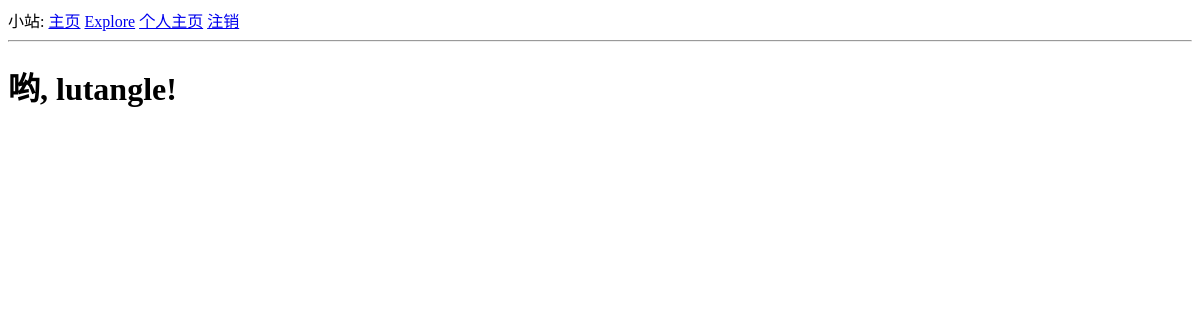
The page /explore (signed in) on the database as committed earlier.
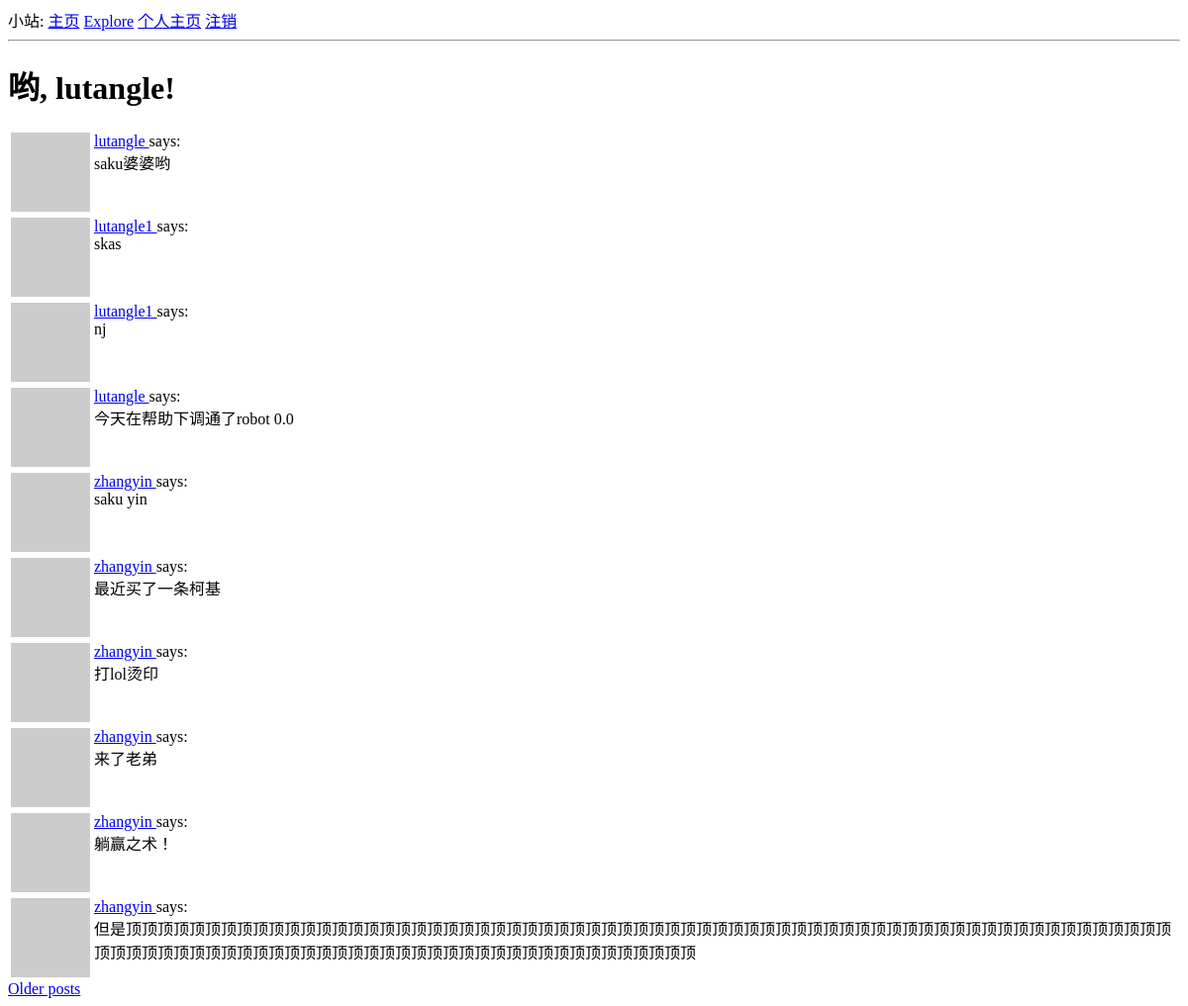
The same page on the database as committed later.
### app/models.py (models this page shows, shortened)
class User(UserMixin,db.Model):
    id = db.Column(db.Integer, primary_key=True)
    username = db.Column(db.String(64), index=True, unique=True)
    email = db.Column(db.String(120), index=True, unique=True)
    password_hash = db.Column(db.String(128))
    posts = db.relationship('Post', backref='author', lazy='dynamic')
    about_me = db.Column(db.String(140))
    last_seen = db.Column(db.DateTime, default=datetime.utcnow)
    followed = db.relationship(
        'User', secondary=followers,
        primaryjoin=(followers.c.follower_id == id),
        secondaryjoin=(followers.c.followed_id == id),
        backref=db.backref('followers', lazy='dynamic'), lazy='dynamic')
    def avatar(self, size):
        digest = md5(self.email.lower().encode('utf-8')).hexdigest()
        return 'https://www.gravatar.com/avatar/{}?d=identicon&s={}'.format(
            digest, size)

class Post(db.Model):
    id = db.Column(db.Integer, primary_key = True)
    body = db.Column(db.String(140))
    timestamp = db.Column(db.DateTime)
    user_id = db.Column(db.Integer, db.ForeignKey('user.id'))

### app/routes.py (the view)
@app.route('/explore')
@login_required
def explore():
    page = request.args.get('page', 1, type=int)
    posts = Post.query.order_by(Post.timestamp.desc()).paginate(
       page, app.config['POSTS_PER_PAGE'], False)
    next_url = url_for('explore', page=posts.next_num) \
        if posts.has_next else None
    prev_url = url_for('explore', page=posts.prev_num) \
        if posts.has_prev else None
    return render_template('index.html', title='Explore', posts=posts.items,
                        next_url=next_url, prev_url=prev_url)

### app/models.py (called while the page is built)
@login.user_loader
def load_user(id):
    return User.query.get(int(id))

### app/routes.py (called while the page is built)
@app.before_request
def before_request():
    if current_user.is_authenticated:
        current_user.last_seen = datetime.now()
        db.session.commit()

### app/templates/index.html (shortened to what this page needs)
{% extends "base.html" %}
{% block content %}
    <h1>哟, {{ current_user.username }}!</h1>
    {% for post in posts %}
    {% include '_post.html' %}
    {% endfor %}
    {% if next_url %}
    <a href="{{ next_url }}">Older posts</a>
    {% endif %}
    {% endblock %}

### app/templates/base.html (shortened to what this page needs)
<html>
    <head>
    </head>
    <body>
        <div>
            小站:
            <a href="{{ url_for('index') }}">主页</a>
            <a href="{{ url_for('explore') }}">Explore</a>
            {% if current_user.is_anonymous %}
            <a href="{{ url_for('login') }}">登录</a>
            {% else %}
            <a href="{{ url_for('user', username=current_user.username) }}">个人主页</a>
            <a href="{{ url_for('logout') }}">注销</a>
            {% endif %}
        </div>
        <hr>
        {% block content %}{% endblock %}
    </body>
</html>

### app/templates/_post.html
    <table>
        <tr valign="top">
            <td><img src="{{ post.author.avatar(36) }}"></td>
            <td>
            	<a href="{{ url_for('user', username=post.author.username) }}">
            	{{ post.author.username }}
            	</a>
            says:<br>{{ post.body }}</td>
        </tr>
    </table>

Rows that differ between the two databases and show on the page:
added Post: author.username "lutangle", body "saku婆婆哟"
added Post: author.username "lutangle1", body "skas"
added Post: author.username "lutangle1", body "nj"
added Post: author.username "lutangle", body "今天在帮助下调通了robot 0.0"
added Post: author.username "zhangyin", body "saku yin"
added Post: author.username "zhangyin", body "最近买了一条柯基"
added Post: author.username "zhangyin", body "打lol烫印"
added Post: author.username "zhangyin", body "来了老弟"
added Post: author.username "zhangyin", body "躺赢之术！"
added Post: author.username "zhangyin", body "但是顶顶顶顶顶顶顶顶顶顶顶顶顶顶顶顶顶顶顶顶顶顶顶顶顶顶顶顶顶顶顶顶顶顶顶顶顶顶顶顶顶顶顶顶顶顶顶顶顶顶顶顶顶顶顶顶顶顶顶顶顶顶顶顶顶顶顶顶顶顶顶顶顶顶顶顶顶顶顶顶顶顶顶顶顶顶顶顶顶顶顶顶顶顶顶顶顶顶顶顶顶顶顶顶"
Other text that changed with them:
text now shown: "Older posts"
